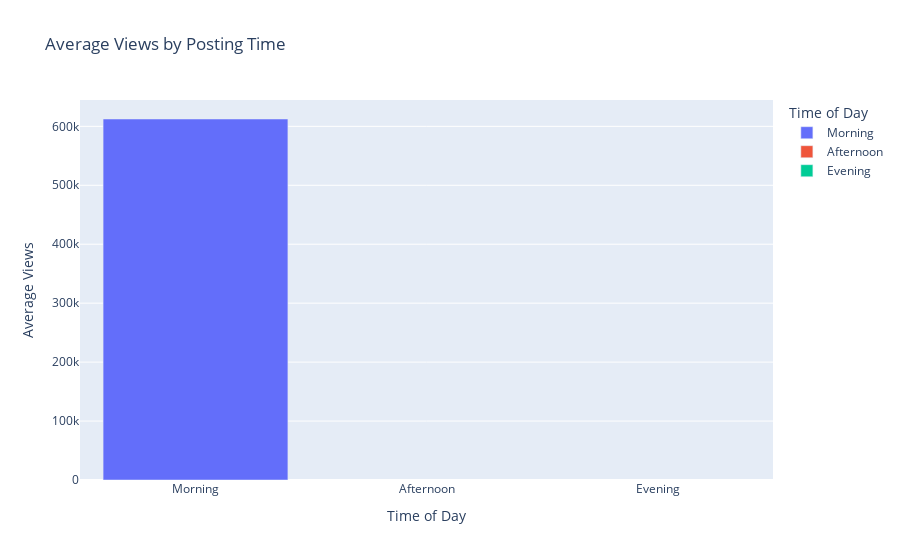

The notebook cell saved with this chart:
### Code cell
# Insight 3.1: Views by Posting Time

df['hour'] = df['createTime'].dt.hour
time_bins = [(0, 12, 'Morning (0-12h)'), (12, 19, 'Afternoon (12-19h)'), (19, 24, 'Evening (19-24h)')]
df['time_category'] = pd.cut(df['hour'], bins=[0, 12, 19, 24], labels=['Morning', 'Afternoon', 'Evening'], right=False)

views_by_time = df.groupby('time_category', observed=False)['statsV2.playCount'].mean().reset_index()
fig4 = px.bar(views_by_time, x='time_category', y='statsV2.playCount',
              title="Average Views by Posting Time",
              labels={'statsV2.playCount': 'Average Views', 'time_category': 'Time of Day'},
              color='time_category')
fig4.show()

### Figure 1 — Plotly figure (JSON) as saved in the notebook; plotly's stock layout.template omitted (floating-point values rounded to 4 significant figures)
{"data": [{"alignmentgroup": "True", "hovertemplate": "Time of Day=%{x}<br>Average Views=%{y}<extra></extra>", "legendgroup": "Morning", "marker": {"color": "#636efa", "pattern": {"shape": ""}}, "name": "Morning", "offsetgroup": "Morning", "orientation": "v", "showlegend": true, "textposition": "auto", "type": "bar", "x": ["Morning"], "xaxis": "x", "y": [612500.0], "yaxis": "y"}, {"alignmentgroup": "True", "hovertemplate": "Time of Day=%{x}<br>Average Views=%{y}<extra></extra>", "legendgroup": "Afternoon", "marker": {"color": "#EF553B", "pattern": {"shape": ""}}, "name": "Afternoon", "offsetgroup": "Afternoon", "orientation": "v", "showlegend": true, "textposition": "auto", "type": "bar", "x": ["Afternoon"], "xaxis": "x", "y": [null], "yaxis": "y"}, {"alignmentgroup": "True", "hovertemplate": "Time of Day=%{x}<br>Average Views=%{y}<extra></extra>", "legendgroup": "Evening", "marker": {"color": "#00cc96", "pattern": {"shape": ""}}, "name": "Evening", "offsetgroup": "Evening", "orientation": "v", "showlegend": true, "textposition": "auto", "type": "bar", "x": ["Evening"], "xaxis": "x", "y": [null], "yaxis": "y"}], "layout": {"barmode": "relative", "legend": {"title": {"text": "Time of Day"}, "tracegroupgap": 0}, "title": {"text": "Average Views by Posting Time"}, "xaxis": {"anchor": "y", "categoryarray": ["Morning", "Afternoon", "Evening"], "categoryorder": "array", "domain": [0, 1], "title": {"text": "Time of Day"}}, "yaxis": {"anchor": "x", "domain": [0, 1], "title": {"text": "Average Views"}}}}
